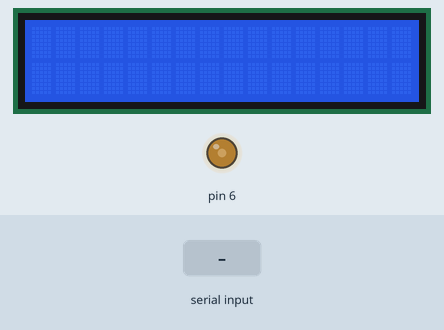
Bench run of a sketch on a simulated Arduino Uno, built with avr-gcc and run on an emulated ATmega328P. Parts: 16×2 character LCD, output pins drawn as LEDs (lit = HIGH). Inputs (shaded band) come from the test bench.

Above: at 1.2 s.
1.3 s: "1" received over Serial
At 3.5 s:
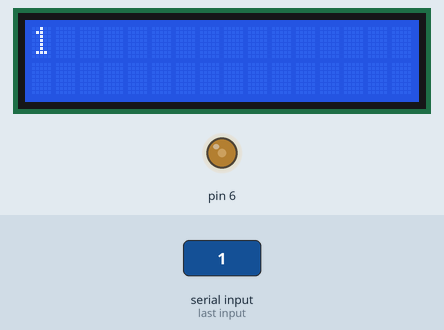
3.8 s: "0" received over Serial
At 5.4 s:
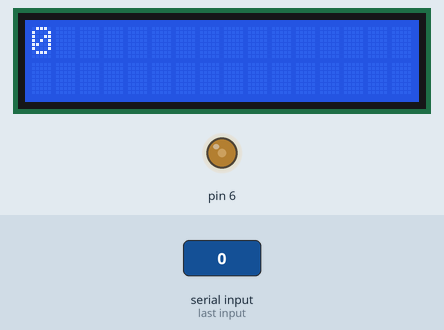
6.3 s: "2" received over Serial
At 8.5 s:
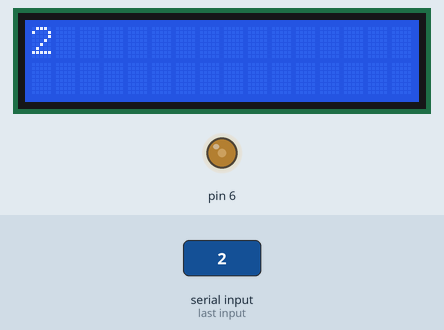
Timing chart, 0 to 10.0 s (numbered marks = the images above; inputs shaded):
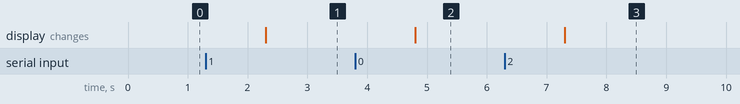

Measured:
- after the input at 1.3 s, the display: changes after 1.0 s (image 1)
- after the input at 3.8 s, the display: changes after 1.0 s (image 2)
- after the input at 6.3 s, the display: changes after 1.0 s (image 3)

The sketch:

lcdNode.ino
```cpp
#include <LiquidCrystal.h>
int Contrast=90;
 LiquidCrystal lcd(12, 11, 5, 4, 3, 2);

 void setup()
 {
    analogWrite(6,Contrast);
     lcd.begin(16, 2);
     Serial.begin(115200);
  while (!Serial) {
  ; // wait for serial port to connect. Needed for native USB port only
  }
  }
     void loop()
 {
      if (Serial.available()) {
        String printData = Serial.readString();
        lcd.clear();
        lcd.print(printData);
    }
 }
```
